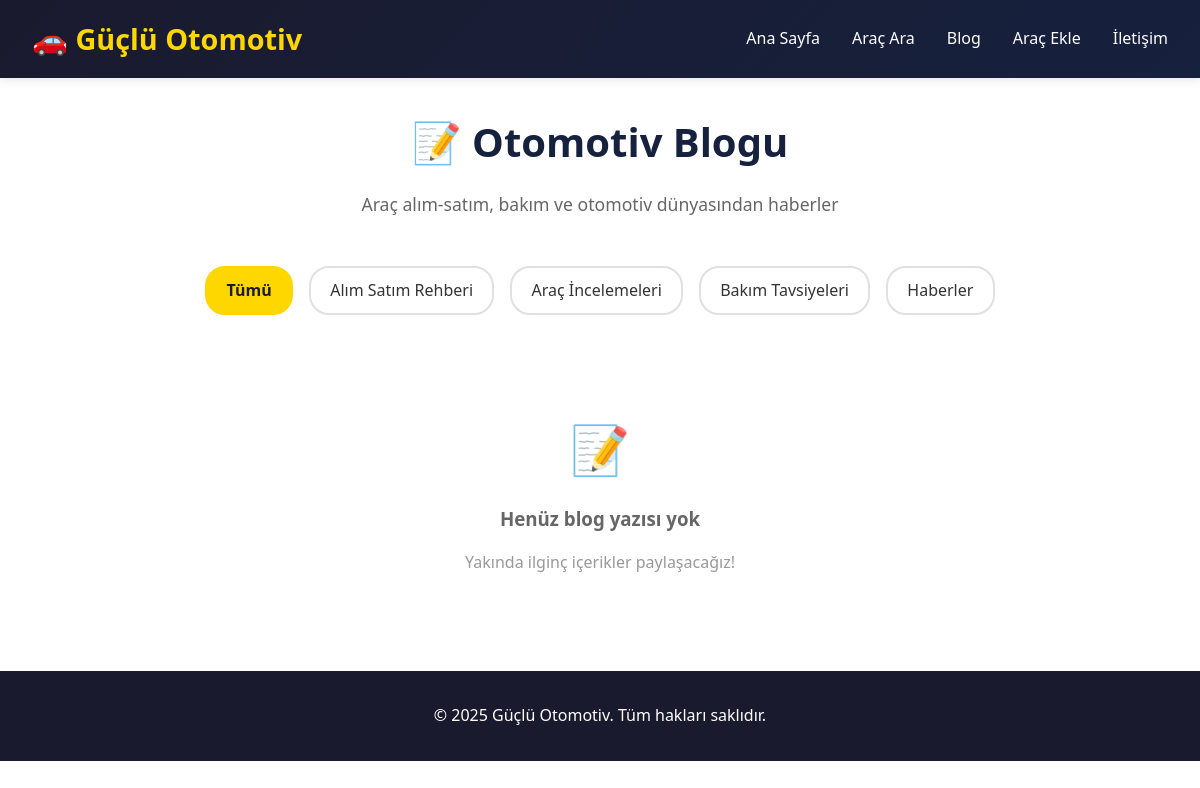
Screenshot of /blog.php with the database file from the repository.
### tables this page shows
CREATE TABLE `blog_categories` (
  `id` int(11) NOT NULL,
  `name` varchar(100) NOT NULL,
  `slug` varchar(100) NOT NULL,
  `description` text DEFAULT NULL,
  `created_at` timestamp NOT NULL DEFAULT current_timestamp()
);

### config/database.php (called while the page is built, shortened)
<?php
class Database {
    private static $instance = null;
    private $connection;
    private function __construct() {
        $dsn = "mysql:host=" . DB_HOST . ";dbname=" . DB_NAME . ";charset=" . DB_CHARSET;
        $options = [
            PDO::ATTR_ERRMODE => PDO::ERRMODE_EXCEPTION,
            PDO::ATTR_DEFAULT_FETCH_MODE => PDO::FETCH_ASSOC,
            PDO::ATTR_EMULATE_PREPARES => false,
            PDO::MYSQL_ATTR_INIT_COMMAND => "SET NAMES " . DB_CHARSET
        ];
        try {
            $this->connection = new PDO($dsn, DB_USER, DB_PASS, $options);
        } catch (PDOException $e) {
            error_log("Database connection failed: " . $e->getMessage());
            die("Veritabanı bağlantısı başarısız. Lütfen sistem yöneticisi ile iletişime geçin.");
        }
    }
    public static function getInstance() {
        if (self::$instance === null) {
            self::$instance = new self();
        }
        return self::$instance;
    }
    public function query($sql, $params = []) {
        try {
            $stmt = $this->connection->prepare($sql);
            $stmt->execute($params);
            return $stmt;
        } catch (PDOException $e) {
            error_log("Query failed: " . $e->getMessage());
            throw $e;
        }
    }
    public function fetchAll($sql, $params = []) {
        $stmt = $this->query($sql, $params);
        return $stmt->fetchAll();
    }
}

### blog.php (the view, shortened to what this page needs)
<?php
require_once 'config/database.php';
$db = Database::getInstance();
$category = $_GET['category'] ?? '';
$sql = "SELECT bp.*, a.full_name as author_name
        FROM blog_posts bp
        LEFT JOIN admins a ON bp.author_id = a.id
        WHERE bp.status = 'published'";
if (!empty($category)) {
    $sql .= " AND bp.category = ?";
    $params = [$category];
} else {
    $params = [];
}
$sql .= " ORDER BY bp.published_at DESC LIMIT 20";
$posts = $db->fetchAll($sql, $params);
$categories = $db->fetchAll("SELECT * FROM blog_categories ORDER BY name");
$settings = [];
$settingsData = $db->fetchAll("SELECT setting_key, setting_value FROM settings");
foreach ($settingsData as $setting) {
    $settings[$setting['setting_key']] = $setting['setting_value'];
}
?>
<!DOCTYPE html>
<html lang="tr">
<head>
    <link rel="stylesheet" href="assets/styles.css">
</head>
<body>
    <header>
        <nav>
            <div class="logo">🚗 <?php echo htmlspecialchars($settings['site_title'] ?? 'GÜÇLÜ OTOMOTİV'); ?></div>
            <ul class="nav-links">
                <li><a href="index.php">Ana Sayfa</a></li>
                <li><a href="search.php">Araç Ara</a></li>
                <li><a href="blog.php">Blog</a></li>
                <li><a href="customer_add_vehicle.php">Araç Ekle</a></li>
                <li><a href="index.php#iletisim">İletişim</a></li>
            </ul>
        </nav>
    </header>
    <div class="blog-container">
        <div class="blog-header">
            <h1 style="color: #16213e; font-size: 2.5rem; margin-bottom: 1rem;">📝 Otomotiv Blogu</h1>
            <p style="color: #666; font-size: 1.1rem;">Araç alım-satım, bakım ve otomotiv dünyasından haberler</p>
        </div>
        <div class="blog-categories">
            <a href="blog.php" class="category-btn <?php echo empty($category) ? 'active' : ''; ?>">Tümü</a>
            <?php foreach ($categories as $cat): ?>
                <a href="?category=<?php echo urlencode($cat['slug']); ?>"
                   class="category-btn <?php echo $category == $cat['slug'] ? 'active' : ''; ?>">
                    <?php echo htmlspecialchars($cat['name']); ?>
                </a>
            <?php endforeach; ?>
        </div>
        <?php if (empty($posts)): ?>
            <div style="text-align: center; padding: 4rem; background: white; border-radius: 10px;">
                <p style="font-size: 3rem; margin-bottom: 1rem;">📝</p>
                <h3 style="color: #666;">Henüz blog yazısı yok</h3>
                <p style="color: #999; margin-top: 1rem;">Yakında ilginç içerikler paylaşacağız!</p>
            </div>
        <?php endif; ?>
    </div>
    <footer>
        <div class="container">
            <p>&copy; <?php echo date('Y'); ?> Güçlü Otomotiv. Tüm hakları saklıdır.</p>
        </div>
    </footer>
</body>
</html>

### assets/styles.css (style rules this page uses)
* { margin: 0; padding: 0; box-sizing: border-box; }
body { font-family: 'Segoe UI', Tahoma, Geneva, Verdana, sans-serif; line-height: 1.6; color: #333; }
header { background: linear-gradient(135deg, #1a1a2e 0%, #16213e 100%); color: #fff; padding: 1rem 0; position: sticky; top: 0; z-index: 1000; box-shadow: 0 2px 10px rgba(0,0,0,0.1); }
nav { max-width: 1200px; margin: 0 auto; display: flex; justify-content: space-between; align-items: center; padding: 0 2rem; }
.logo { font-size: 1.8rem; font-weight: bold; color: #ffd700; }
.nav-links { display: flex; gap: 2rem; list-style: none; }
.nav-links a { color: #fff; text-decoration: none; transition: color .3s; }
.container { max-width: 1200px; margin: 0 auto; }
footer { background: #1a1a2e; color: #fff; text-align: center; padding: 2rem; }

### blog.php (style rules this page uses)
.blog-container { max-width: 1200px; margin: 2rem auto; padding: 0 2rem; }
.blog-header { text-align: center; margin-bottom: 3rem; }
.blog-categories { display: flex; justify-content: center; gap: 1rem; flex-wrap: wrap; margin-bottom: 2rem; }
.category-btn { padding: 0.6rem 1.2rem; background: white; border: 2px solid #e0e0e0; border-radius: 20px; text-decoration: none; color: #333; transition: all 0.3s; }
.category-btn:hover, .category-btn.active { background: #ffd700; border-color: #ffd700; color: #1a1a2e; font-weight: bold; }

### rows the page displays
blog_categories: name "Alım Satım Rehberi"
blog_categories: name "Araç İncelemeleri"
blog_categories: name "Bakım Tavsiyeleri"
blog_categories: name "Haberler"

### other values shown
$settings['site_title'] "Güçlü Otomotiv"
